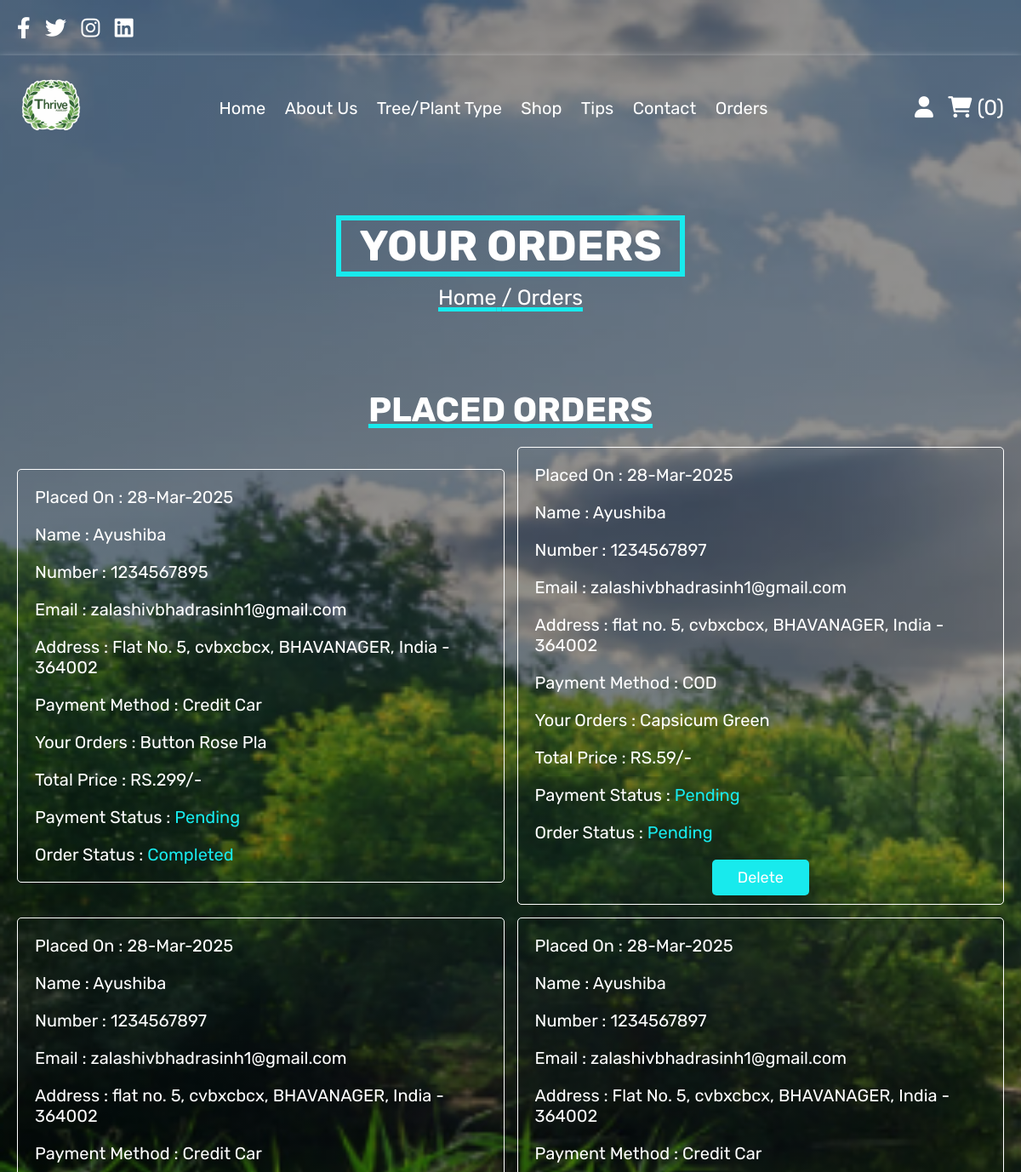
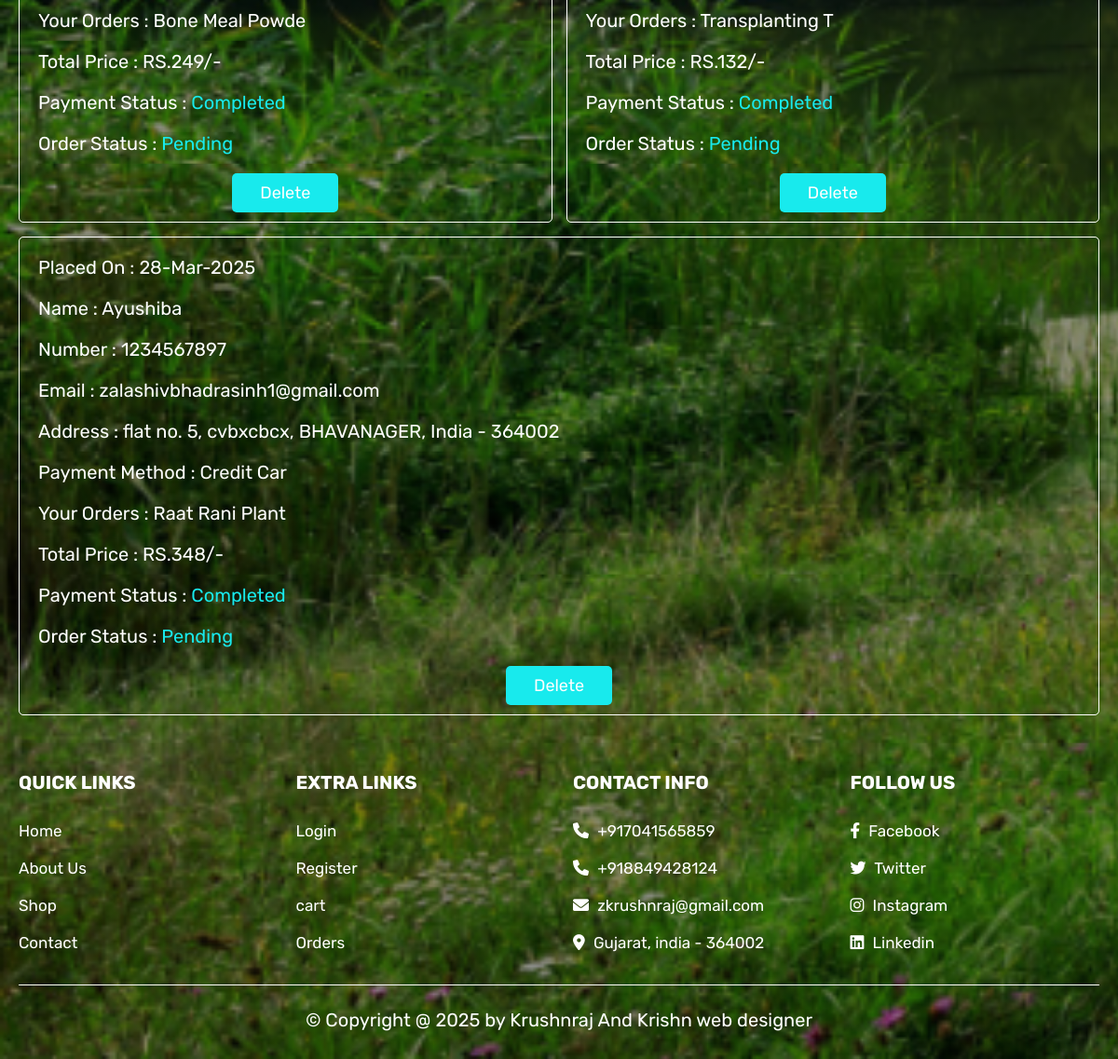
The app's page /orders.php (signed in) with its own data (2 pictures, top to bottom).
### tables this page shows
CREATE TABLE `orders` (
  `id` int(10) NOT NULL,
  `user_id` int(10) NOT NULL,
  `name` varchar(15) NOT NULL,
  `number` varchar(12) NOT NULL,
  `email` varchar(30) NOT NULL,
  `address` varchar(100) NOT NULL,
  `product_name` varchar(15) NOT NULL,
  `total_price` int(10) NOT NULL,
  `placed_on` varchar(15) NOT NULL,
  `total_product` int(5) NOT NULL,
  `payment_status` varchar(10) NOT NULL,
  `method` varchar(10) NOT NULL,
  `order_status` varchar(12) NOT NULL
);

### orders.php (the view, shortened to what this page needs)
<?php
include 'config.php';
?>
<!DOCTYPE html>
<html lang="en">
<head>
   <link rel="stylesheet" href="https://cdnjs.cloudflare.com/ajax/libs/font-awesome/6.0.0/css/all.min.css">
   <link rel="stylesheet" href="css/style.css">
</head>
<body>
<?php include 'header.php'; ?>
<div class="heading">
   <h3 style="border:6px solid rgb(24, 234, 237);">&nbsp;&nbsp;Your Orders&nbsp;&nbsp;</h3>
   <p style="text-decoration:5px underline; text-decoration-color:rgb(24, 234, 237);"> <a href="home.php">Home</a> / Orders </p>
</div>
<section class="placed-orders">
   <h1 class="title" style="text-decoration:5px underline; text-decoration-color:rgb(24, 234, 237);">Placed Orders</h1>
   <div class="box-container">
      <?php
         $order_query = mysqli_query($conn, "SELECT * FROM `orders` WHERE `user_id` = '$user_id'") or die('query failed');
         if(mysqli_num_rows($order_query) > 0){
            while($fetch_orders = mysqli_fetch_assoc($order_query) ){
      ?>
      <div class="box">
         <p> Placed On : <span><?php echo $fetch_orders['placed_on']; ?></span> </p>
         <p> Name : <span><?php echo $fetch_orders['name']; ?></span> </p>
         <p> Number : <span><?php echo $fetch_orders['number']; ?></span> </p>
         <p> Email : <span><?php echo $fetch_orders['email']; ?></span> </p>
         <p> Address : <span><?php echo $fetch_orders['address']; ?></span> </p>
         <p> Payment Method : <span><?php if($fetch_orders['method'] == 'COD'){echo 'COD';} else{ echo $fetch_orders['method']; } ?></span> </p>
         <p> Your Orders : <span><?php echo $fetch_orders['product_name']; ?></span> </p>
         <p> Total Price : <span><?php echo 'RS.'. $fetch_orders['total_price']; ?>/-</span> </p>
         <p> Payment Status : <span style="color:<?php if($fetch_orders['payment_status'] == 'Pending'){ echo 'rgb(24, 234, 237)'; }else{ echo 'rgb(24, 234, 237)'; } ?>;"><?php if($fetch_orders['payment_status'] == 'Pending'){ echo 'Pending'; }else{ echo 'Completed'; } ?></span> </p>
         <p> Order Status : <span style="color:<?php if($fetch_orders['order_status'] == 'Pending'){ echo 'rgb(24, 234, 237)'; }else{ echo 'rgb(24, 234, 237)'; } ?>;"><?php if($fetch_orders['order_status'] == 'Pending'){ echo 'Pending'; }else{ echo 'Completed'; } ?></span> </p>
          <form align="center" method="post">
            <?php
               if($fetch_orders['order_status'] == 'Pending')
               {
            ?>
              <a href="orders.php?delete=<?php echo $fetch_orders['id']; ?>" onclick="return confirm('delete this order?');" style=" background-color:rgb(24, 234, 237);" class="delete-btn">Delete</a>
              <?php
               }
              ?>
          </form>
         </div>
      <?php
       }
      }else{
         echo '<p class="empty">No Orders Placed Yet!</p>';
      }
      ?>
   </div>
</section>
<?php include 'footer.php'; ?>
</body>
</html>

### css/style.css (style rules this page uses)
:root { --red:#303434; --orange:#000000; --black:#ffffff; --white:white; --light-color:#000000; --light-white:white; --light-bg:var(--black); --border:.10rem solid var(--black); --box-shadow:0 .5rem 1rem rgb(255, 255, 255); }
* { font-family: 'Rubik', sans-serif; margin:0; padding:0; box-sizing: border-box; outline: none; border:none; text-decoration: none; transition:all .2s linear; background-image:linear-gradient(to right,rgba(0, 0, 0, 0.43),rgba(0, 0, 0, 0.437)), url(../images/19.png); background-attachment: fixed; background-size: cover; }
html { font-size: 62.5%; overflow-x: hidden; }
section { padding:3rem 2rem; }
.title { text-align: center; margin-bottom: 2rem; text-transform: uppercase; color:var(--white); font-size: 4rem; }
.btn, .option-btn, .delete-btn, .white-btn { display: inline-block; margin-top: 1rem; padding:1rem 3rem; cursor: pointer; color:rgb(253, 254, 254); border:5px soild rgb(247, 247, 247); background:rgb(24, 234, 237); font-size: 1.8rem; border-radius: .5rem; text-transform: capitalize; }
.delete-btn { background-color: rgb(53, 166, 194); }
.heading { min-height: 30vh; display: flex; flex-flow: column; align-items: center; justify-content: center; gap:1rem; text-align: center; }
.heading h3 { font-size: 5rem; color:white; text-transform: uppercase; }
.heading p { font-size: 2.5rem; color:white; }
.heading p a { color:var(--purple); }
.placed-orders .box-container { max-width: 1200px; margin:0 auto; display:flex; flex-wrap: wrap; align-items: center; gap:1.5rem; }
.placed-orders .box-container .box { flex:1 1 40rem; border-radius: .5rem; padding:2rem; border:var(--border); background-color: var(--light-bg); padding:1rem 2rem; }
.placed-orders .box-container .box p { padding:1rem 0; font-size: 2rem; color:var(--light-white); }
.placed-orders .box-container .box p span { color:var(--light-white); }

### records on screen
orders: placed_on "28-Mar-2025", name "Ayushiba", number "1234567895", email "zalashivbhadrasinh1@gmail.com", address "Flat No. 5, cvbxcbcx, BHAVANAGER, India - 364002", method "Credit Car", product_name "Button Rose Pla", total_price "299", payment_status "Pending", order_status "Completed"
orders: placed_on "28-Mar-2025", name "Ayushiba", number "1234567897", email "zalashivbhadrasinh1@gmail.com", address "flat no. 5, cvbxcbcx, BHAVANAGER, India - 364002", method "COD", product_name "Capsicum Green", total_price "59", payment_status "Pending", order_status "Pending"
orders: placed_on "28-Mar-2025", name "Ayushiba", number "1234567897", email "zalashivbhadrasinh1@gmail.com", address "flat no. 5, cvbxcbcx, BHAVANAGER, India - 364002", method "Credit Car", product_name "Bone Meal Powde", total_price "249", payment_status "Completed", order_status "Pending"
orders: placed_on "28-Mar-2025", name "Ayushiba", number "1234567897", email "zalashivbhadrasinh1@gmail.com", address "Flat No. 5, cvbxcbcx, BHAVANAGER, India - 364002", method "Credit Car", product_name "Transplanting T", total_price "132", payment_status "Completed", order_status "Pending"
orders: placed_on "28-Mar-2025", name "Ayushiba", number "1234567897", email "zalashivbhadrasinh1@gmail.com", address "flat no. 5, cvbxcbcx, BHAVANAGER, India - 364002", method "Credit Car", product_name "Raat Rani Plant", total_price "348", payment_status "Completed", order_status "Pending"

### other values on screen
$cart_rows_number "0"
